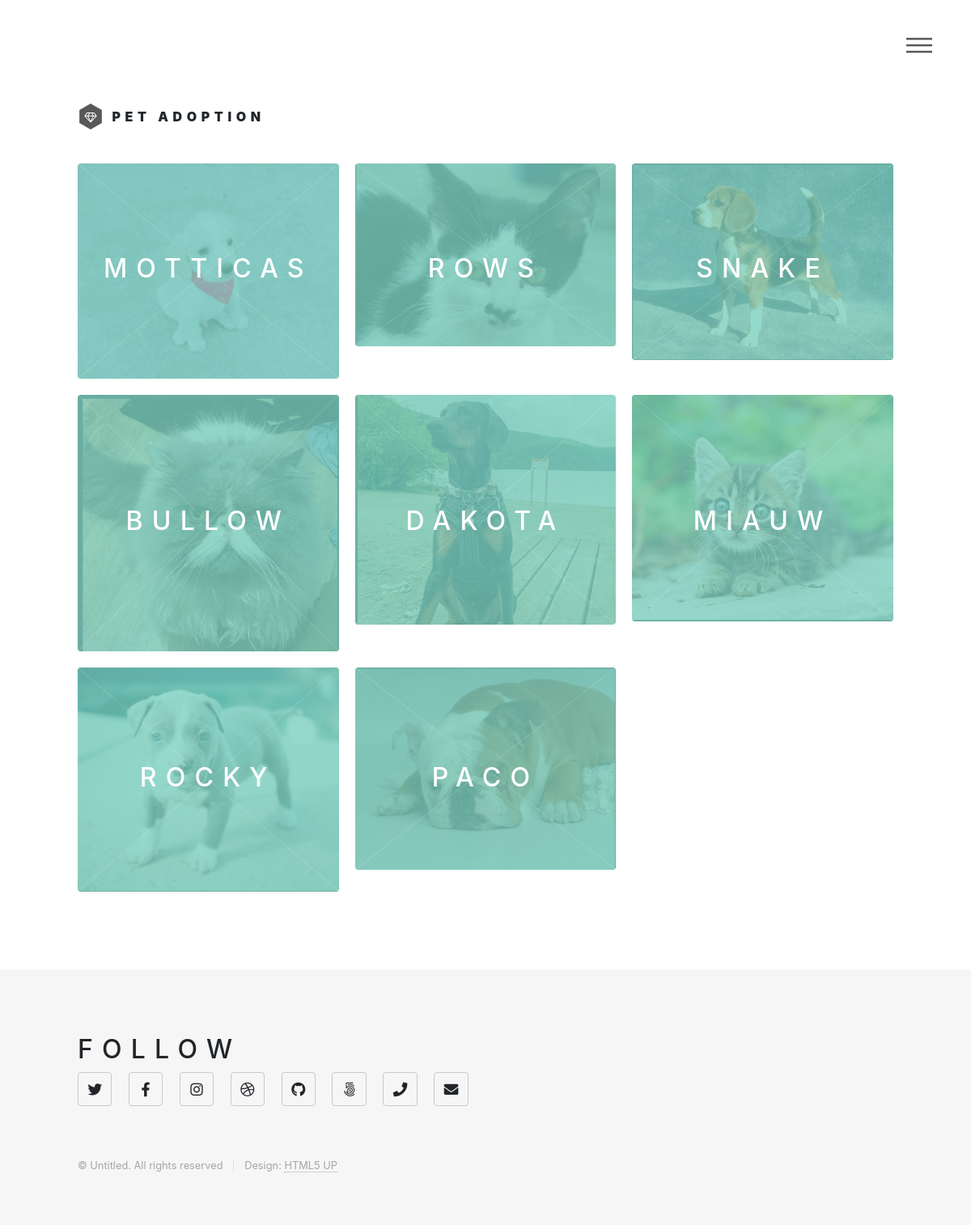
Before: / with the older database file.
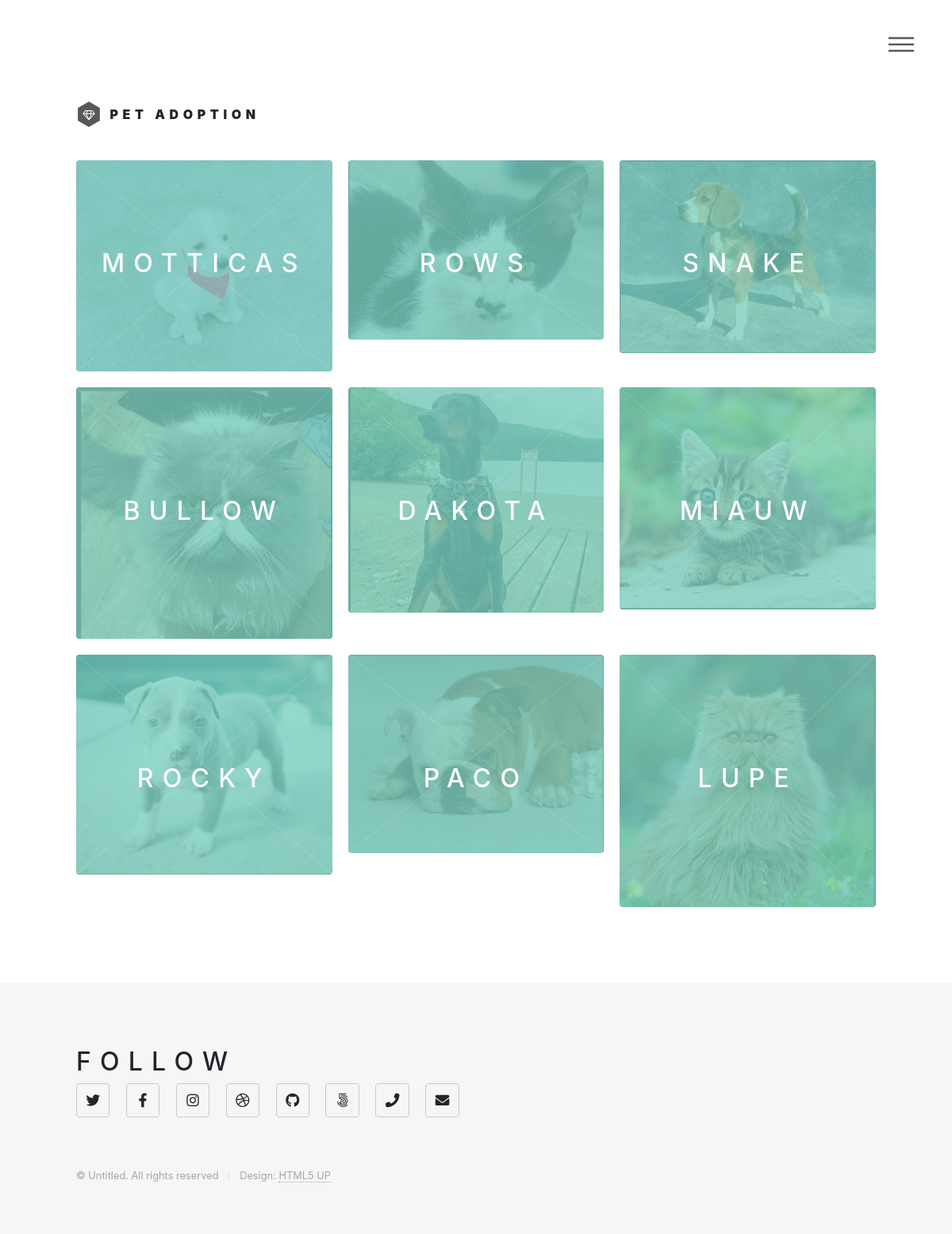
After: the same page with the newer database file.
### website/models.py (models this page shows)
class Media(db.Model):
    id = db.Column(db.Integer, primary_key = True)
    path = db.Column(db.String(150), nullable = False)
    pet_id = db.Column(db.Integer, db.ForeignKey('pet.id'))

class Pet(db.Model):
    id = db.Column(db.Integer, primary_key = True)
    name = db.Column(db.String(100), nullable = False)
    age = db.Column(db.String(100))
    sex = db.Column(db.String(100), nullable = False)
    status = db.Column(db.Boolean, default = True)
    pet_type_id = db.Column(db.Integer, db.ForeignKey('pet_type.id'))
    breed_id = db.Column(db.Integer, db.ForeignKey('breed.id'))
    medias = db.relationship(Media)

### website/index.py (the view)
@indexs.route('/')
def index():
    posts = db.engine.execute('SELECT media.path, pet.name, post.description FROM media, pet, post WHERE media.pet_id = post.pet_id AND post.pet_id = pet.id')
    random_style = str(random.randint(1, 6))
    return render_template("index.html", user=current_user, posts=posts, random_style=random_style)

### website/templates/index.html (shortened to what this page needs)
{% extends "base.html" %}
{% block posts %}
<br>
{% for post in posts%}
    <article class="{{'style' + random_style}}">
        <span class="image">
            <img src="{{ url_for('static', filename='images/pet_media/' + post.path)}}" alt="" />
        </span>
        <a href="generic.html">
            <h2>{{post.name}}</h2>
        </a>
    </article>
{% endfor %}
{% endblock%}

### website/templates/base.html (shortened to what this page needs)
<!DOCTYPE html>
<html>
    <head>
        <link rel="stylesheet" href="{{ url_for('static', filename='css/main.css')}}" />
        <link
        rel="stylesheet"
        href="https://stackpath.bootstrapcdn.com/bootstrap/4.4.1/css/bootstrap.min.css"
        />
    </head>
    <body class="is-preload">
        <div id="wrapper">
            <header id="header">
                <div class="inner">
                    <a href="/" class="logo">
                        <span class="symbol"><img src="{{ url_for('static', filename='images/logo.svg' )}}" alt="" /></span><span class="title">Pet Adoption</span>
                    </a>
                    <nav>
                        <ul>
                            <li><a href="#menu">Menu</a></li>
                        </ul>
                    </nav>
                </div>
            </header>
            <div id="main">
                <div class="inner">
                    <section class="tiles">
                        {% block posts %} {% endblock%}
                    </section>
                </div>
            </div>
            <footer id="footer">
                <div class="inner">
                    <section>
                        <h2>Follow</h2>
                        <ul class="icons">
                            <li><a href="#" class="icon brands style2 fa-twitter"><span class="label">Twitter</span></a></li>
                            <li><a href="#" class="icon brands style2 fa-facebook-f"><span class="label">Facebook</span></a></li>
                            <li><a href="#" class="icon brands style2 fa-instagram"><span class="label">Instagram</span></a></li>
                            <li><a href="#" class="icon brands style2 fa-dribbble"><span class="label">Dribbble</span></a></li>
                            <li><a href="#" class="icon brands style2 fa-github"><span class="label">GitHub</span></a></li>
                            <li><a href="#" class="icon brands style2 fa-500px"><span class="label">500px</span></a></li>
                            <li><a href="#" class="icon solid style2 fa-phone"><span class="label">Phone</span></a></li>
                            <li><a href="#" class="icon solid style2 fa-envelope"><span class="label">Email</span></a></li>
                        </ul>
                    </section>
                    <ul class="copyright">
                        <li>&copy; Untitled. All rights reserved</li><li>Design: <a href="http://html5up.net">HTML5 UP</a></li>
                    </ul>
                </div>
            </footer>
        </div>
    </body>
</html>

Changed rows visible on the page:
added Media: path (picture), name "LUPE"
